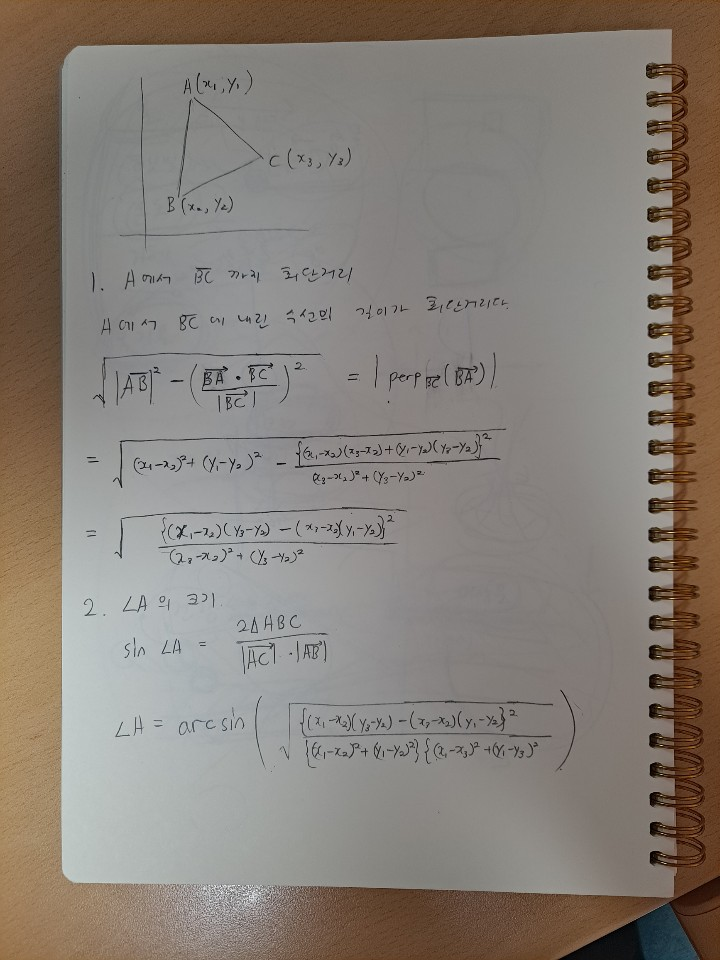
#> input picture 1차 예제 답.jpg, 720 x 960 px
$ python 'Python personal project algorithm 1.py'
#> lines starting #> are read from the running program, lines starting #| are printed output that depends on the picture; after the words box and inside, x2 and y2 are one past the last pixel; in counts of white or black regions, pixels touching at a corner belong together
#> the answer given: 1차 예제 답.jpg
#> further down, input_Image is the input picture: shape (960, 720, 3); mean R, G, B 134.9, 127, 119.1
#> the answer given: 1
import numpy as np
import time
import matplotlib.pyplot as plt

def decolor(image) :
    ##d_Image = np.zeros_like(image) + np.sum(image, axis=2) / 3   ## broadcasting rule
    d_Image = np.zeros_like(image)
    image_sum = np.sum(image, axis=2) // 3
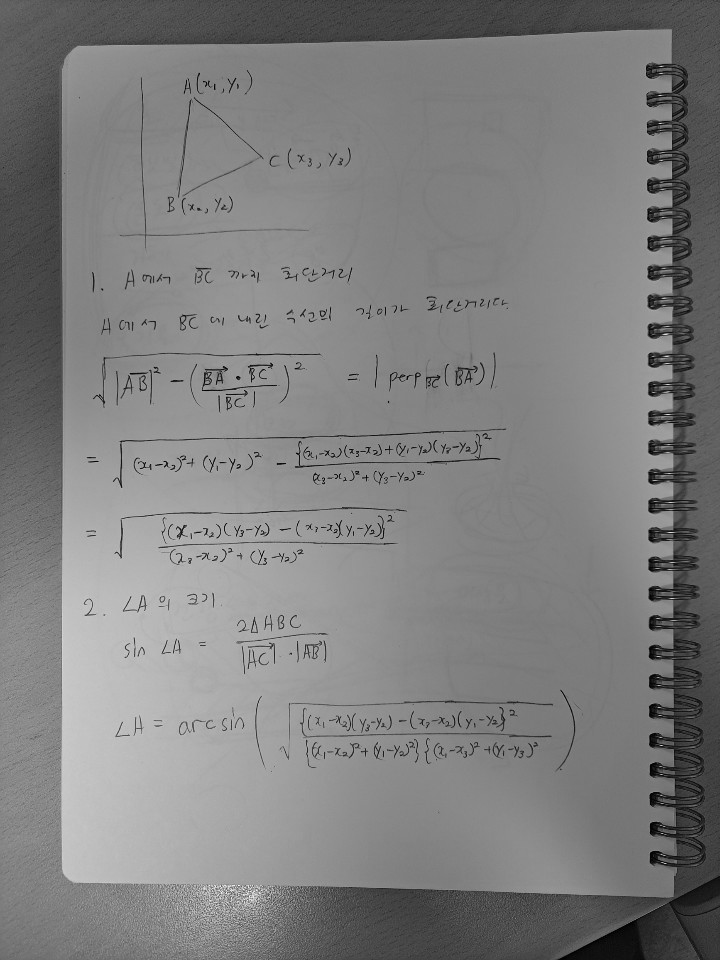
#> image_sum: shape (960, 720) uint64; min 0, max 254, mean 126.7
    for i in range(3) :
        d_Image[:,:,i] = image_sum

    return d_Image

def diff_Amplification1(image) :
    boundary_constant = 1
    image_mean = np.mean(image)
#> image_mean = 127
    boundary_halfsize = boundary_constant * np.std(image)
#> boundary_halfsize = 36.14
    high_noise = image_mean + boundary_halfsize
#> high_noise = 163.1
    low_noise = image_mean - boundary_halfsize
#> low_noise = 90.86
    mask_high = image > high_noise
    mask_low = image < low_noise
    high_bound = 255
    low_bound = 0

    amp_image = ((image-low_noise)*(high_bound-low_bound)/2/boundary_halfsize+low_bound).astype(np.uint8)
    ## 분포 영역 변환

    amp_image[mask_high] = 255
#> amp_image: shape (960, 720, 3); mean R, G, B 166.1, 169.2, 153.6
    amp_image[mask_low] = 0
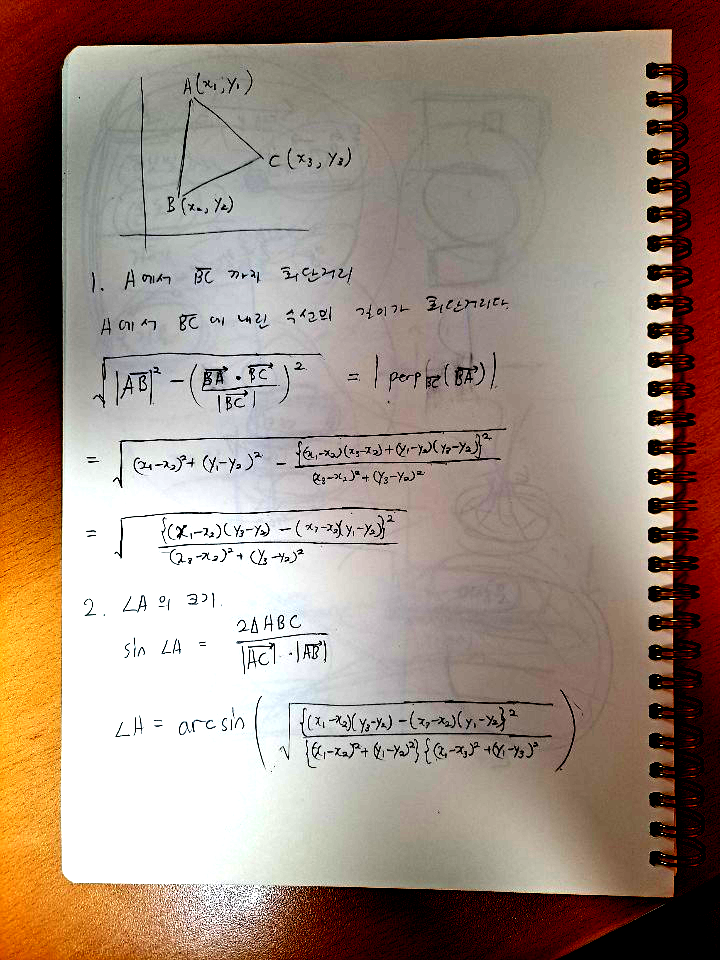
#> amp_image: shape (960, 720, 3); mean R, G, B 155.2, 136.3, 124.3

    return amp_image

def diff_Amplification2(image) :
    color_width = 10
    amp_image = image/color_width*color_width
    return amp_image.astype(eval("np."+image.dtype.name))

def diff_Amplification3(image) :
    amp_image = image.copy()
    boundary_constant = 1
    image_mean = np.mean(image)
#> image_mean = 127
    boundary_halfsize = boundary_constant * np.std(image)
#> boundary_halfsize = 36.14
    high_noise = image_mean + boundary_halfsize
#> high_noise = 163.1
    low_noise = image_mean - boundary_halfsize
#> low_noise = 90.86
    mask_high = image > high_noise
    mask_low = image < low_noise
    high_bound = 255
    low_bound = 0

    amp_image[mask_high] = 255
#> amp_image: shape (960, 720, 3); 14.12% of pixels changed, all inside (x1, y1, x2, y2) = (0, 45, 676, 960)
    amp_image[mask_low] = 0
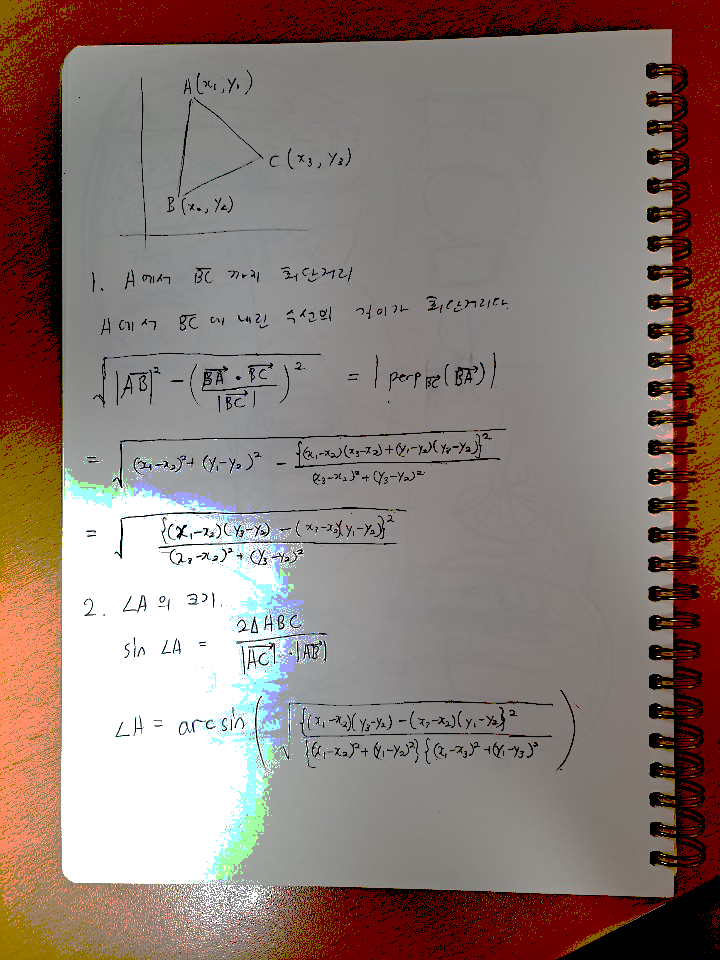
#> amp_image: shape (960, 720, 3); mean R, G, B 140.9, 123.4, 116.8

    pix_per_RGB = np.size(image[(image >= low_noise)&(image <= high_noise)])//(high_bound - low_bound)
#> pix_per_RGB = 5908
    count = 0
    for i in range(int(low_noise), int(high_noise+1)) :
        amp_image[image == i] = count//pix_per_RGB
        count += np.size(image[image == i])
#> this loop made 74 passes
#> count on passes 1 to 12: 6095, 12357, 18984, 25723, 32677, 39501, 46394, 53149, 59736, 66151, 72419, 78301
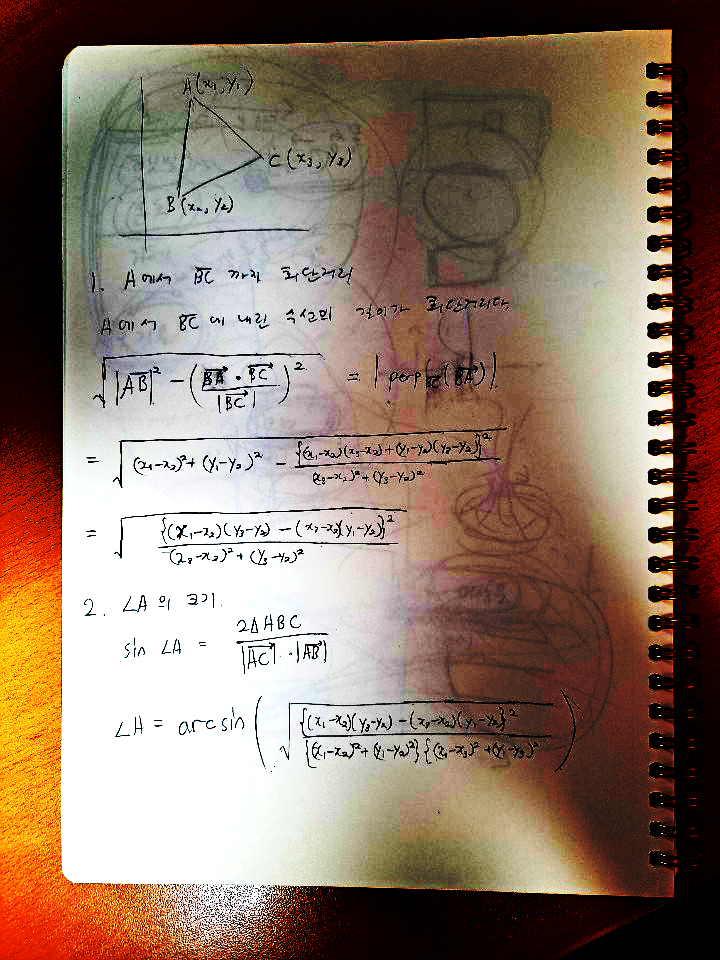
#> amp_image: shape (960, 720, 3); mean R, G, B 140.5, 119, 103.3
#> after the loop, count = 1512732

    return amp_image


def hLinTrans(n, image):  ## 가로 방향 선형 변환
#> called with n = 1
    row = np.shape(image)[0]
#> row = 960
    column = np.shape(image)[1]
#> column = 720
    hor = column
#> hor = 720
    mImage = np.zeros_like(image)

    hLinTrans_diag = np.eye(hor) * (1 + n) / 2
    mask = np.arange(hor).reshape((1, hor)) - np.arange(hor).reshape((hor, 1))
    hLinTrans_next = (np.abs(mask) == 1).astype(np.uint8) * (1 - n) / 4
    hLinTrans_next[1, 0] = (1 - n) / 2
    hLinTrans_next[hor - 2, hor - 1] = (1 - n) / 2
    hLinTrans_matrix = hLinTrans_diag + hLinTrans_next  ## 변환 행렬 생성

    for i in range(3):
        mImage[:, :, i] = np.dot(np.reshape(image[:, :, i], (row, column)), hLinTrans_matrix)  ## 선형 변환

    return mImage


def vLinTrans(n, image):  ## 세로 방향 선형 변환 행렬 생성
#> called with n = 1
    row = np.shape(image)[0]
#> row = 960
    column = np.shape(image)[1]
#> column = 720
    ver = row
#> ver = 960
    mImage = np.zeros_like(image)

    vLinTrans_diag = np.eye(ver) * (1 + n) / 2
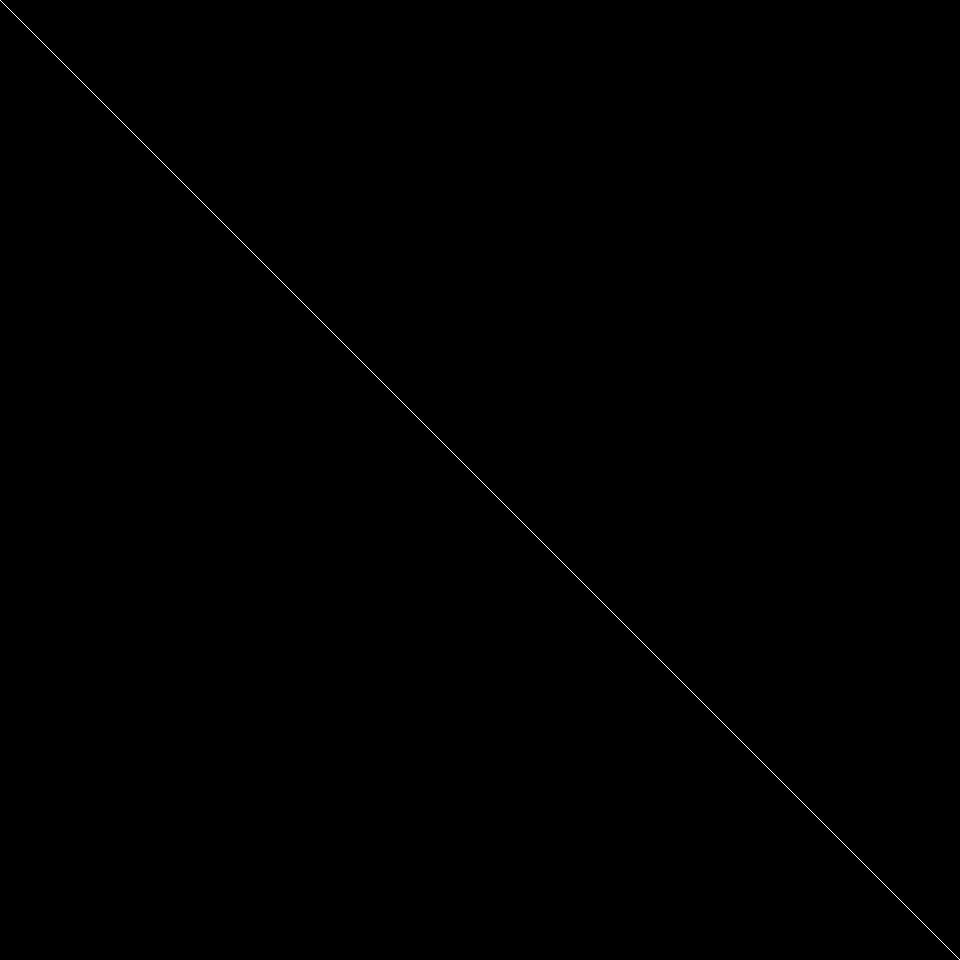
#> vLinTrans_diag: shape (960, 960) float64; values 0 (black) and 1 (white), 0.1% white in thin lines or dots
    mask = np.arange(ver).reshape((1, ver)) - np.arange(ver).reshape((ver, 1))
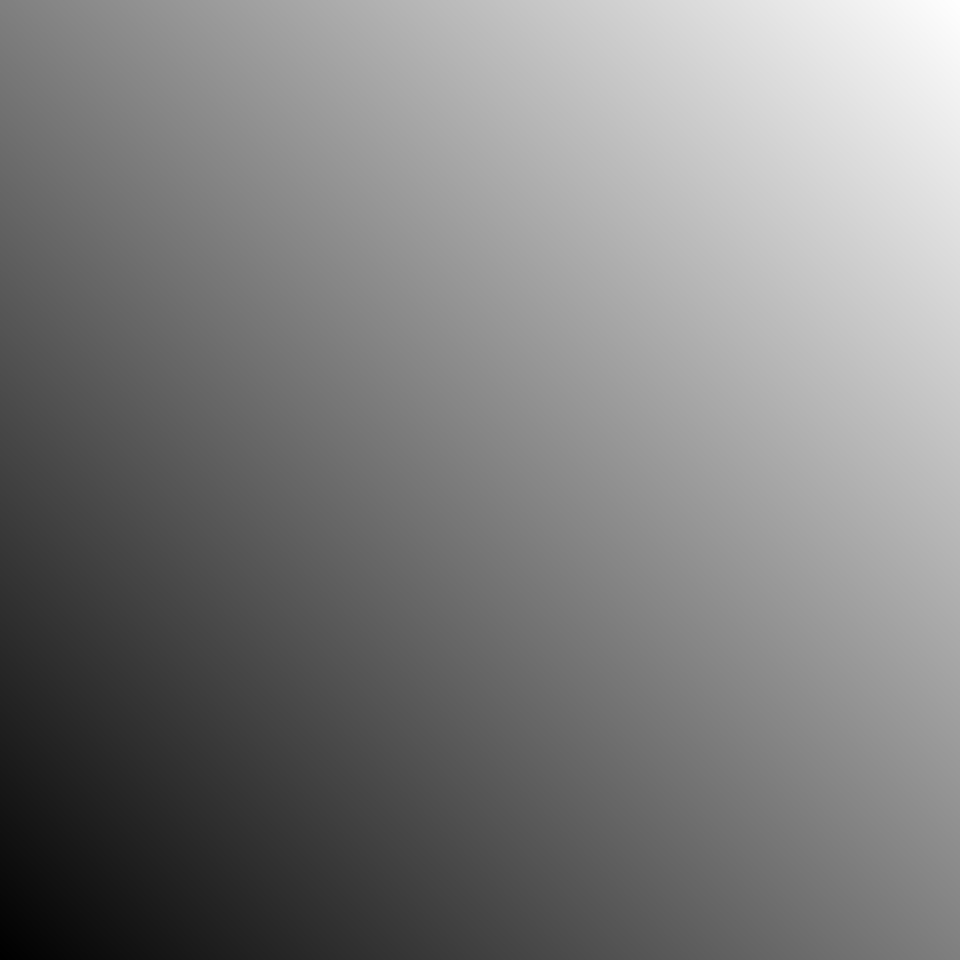
#> mask: shape (960, 960) int64; min -959, max 959, mean 0; drawn with min black and max white
    vLinTrans_next = (np.abs(mask) == 1).astype(np.uint8) * (1 - n) / 4
#> vLinTrans_next: shape (960, 960) float64; every value is 0
    vLinTrans_next[ver - 1, ver - 2] = (1 - n) / 2
    vLinTrans_next[0, 1] = (1 - n) / 2
    vLinTrans_matrix = vLinTrans_diag + vLinTrans_next  ## 변환 행렬 생성

    for i in range(3):
        mImage[:, :, i] = np.dot(vLinTrans_matrix, np.reshape(image[:, :, i], (row, column)))  ## 선형 변환

    return mImage

def diff_Amplification4(image) :
    amp_constant = 1
    amp_image = hLinTrans(amp_constant, image) / 2 + vLinTrans(amp_constant, image) / 2

    return amp_image.astype(eval("np."+image.dtype.name))

input_Image = plt.imread(input("Image with filetype : "))
output_mode = int(input("Select output mode 1or2 : "))

time1 = time.time()
decolored_Image = decolor(input_Image)
time2 = time.time()
amplified_Image1 = diff_Amplification1(input_Image)
time3 = time.time()
amplified_Image2 = diff_Amplification2(input_Image)
time4 = time.time()
amplified_Image3 = diff_Amplification3(input_Image)
time5 = time.time()
amplified_Image4 = diff_Amplification4(input_Image)
time6 = time.time()

if output_mode==1:
    fig = plt.figure()
    for i in range(1, 7):
        code = compile("im" + str(i) + " = fig.add_subplot(2,3," + str((i - 1) // 2 + (i - 1) % 2 * 3 + 1) + ")",
                       '<string>', 'single')
        exec(code)

    im1.imshow(input_Image)
    im2.imshow(decolored_Image)
    im3.imshow(amplified_Image1)
    im4.imshow(amplified_Image2)
    im5.imshow(amplified_Image3)
    im6.imshow(amplified_Image4)

    im1.set_title("Input Image")
    im2.set_title("Decolored Image %dms" % ((time2 - time1) * 1000))
    im3.set_title("Process1 %dms" % ((time3 - time2) * 1000))
    im4.set_title("Process2 %dms" % ((time4 - time3) * 1000))
    im5.set_title("Process3 %dms" % ((time5 - time4) * 1000))
    im6.set_title("Trial1 %dms" % ((time6 - time5) * 1000))

    fig.tight_layout()
    plt.show()

else:
    plt.figure(1)
    plt.imshow(input_Image)
    plt.title("Input Image")
    plt.figure(2)
    plt.imshow(decolored_Image)
    plt.title("Decolored Image %dms" % ((time2 - time1) * 1000))
    plt.figure(3)
    plt.imshow(amplified_Image1)
    plt.title("Process1 %dms" % ((time3 - time1) * 1000))
    plt.figure(4)
    plt.imshow(amplified_Image2)
    plt.title("Process2 %dms" % ((time4 - time3) * 1000))
    plt.figure(5)
    plt.imshow(amplified_Image3)
    plt.title("Process3 %dms" % ((time5 - time4) * 1000))
    plt.figure(6)
    plt.imshow(amplified_Image4)
    plt.title("Trial1 %dms" % ((time6 - time5) * 1000))

    plt.show()
